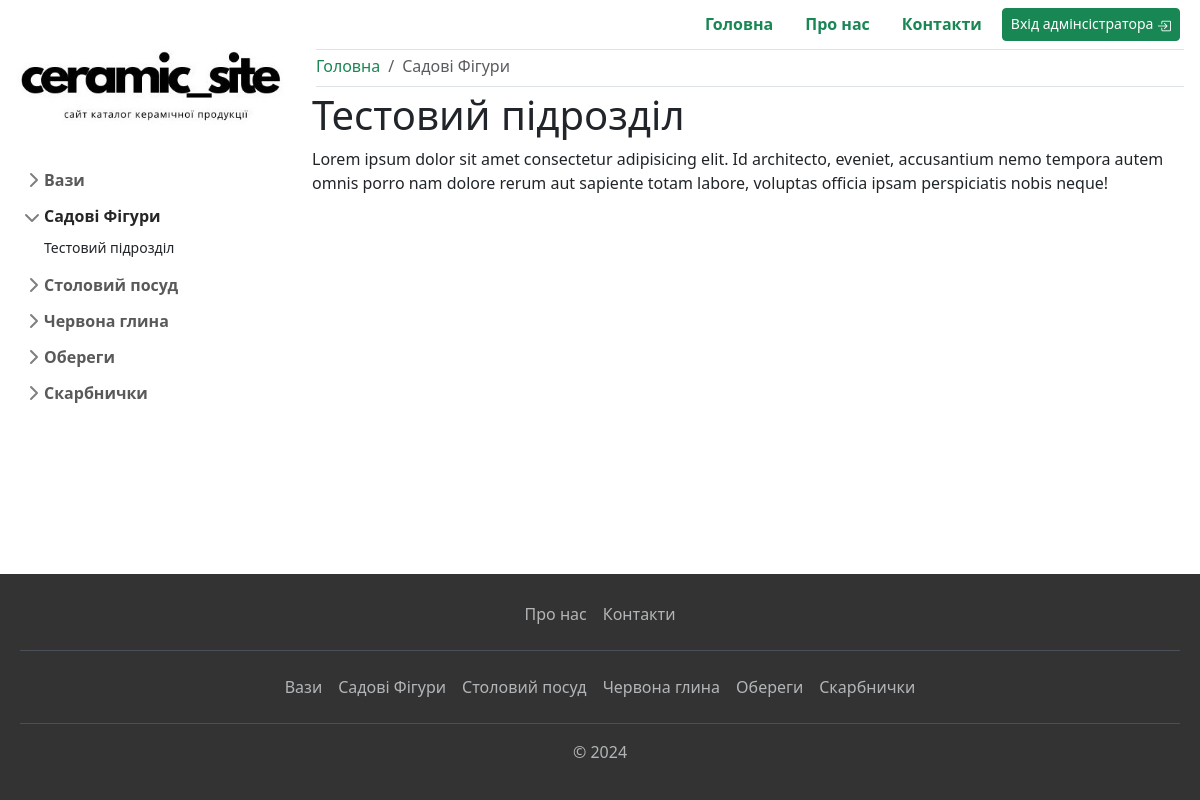
/category/sadovi-figuri, run on an earlier commit of the app's database.
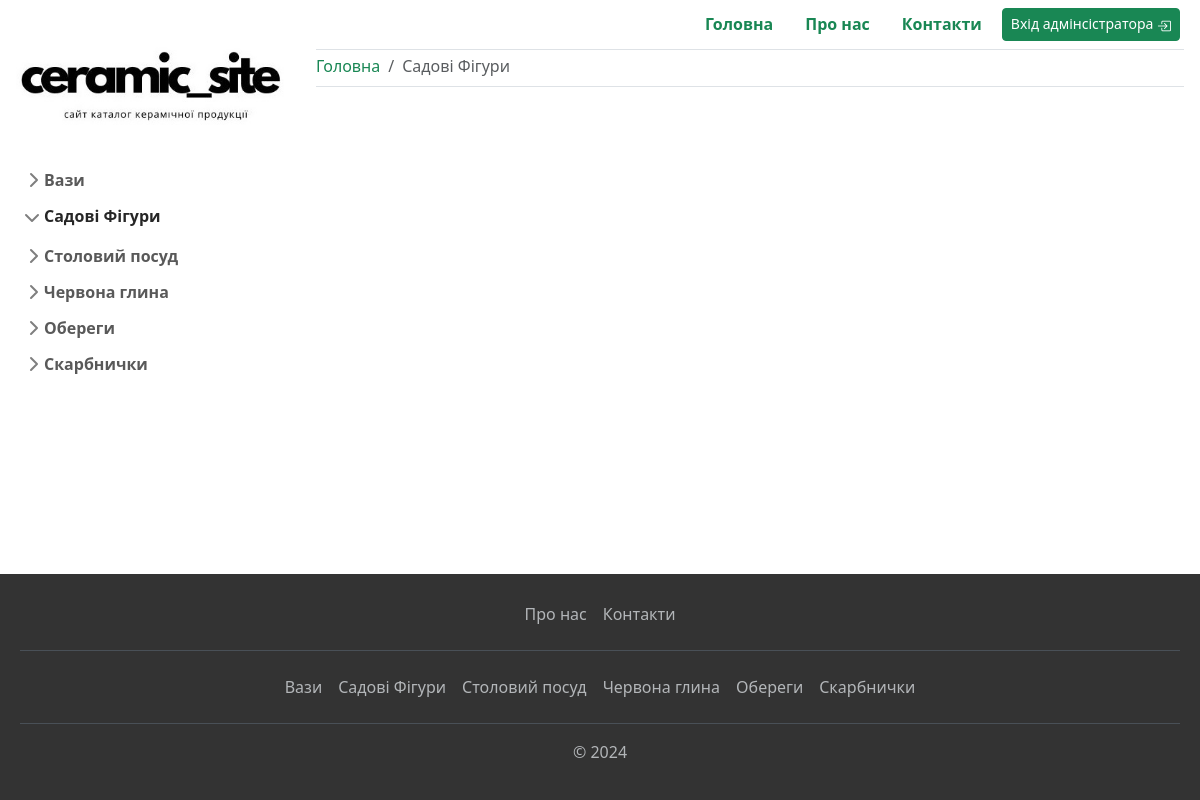
And on a later commit of the database.
### product/models.py (models this page shows, shortened)
class Category(models.Model):
    name = models.CharField('Назва категорії', max_length=200, null=True, blank=True)
    description = models.TextField('Опис', null=True, blank=True)
    description_seo = models.CharField(max_length=255, verbose_name='Опис для SEO', blank=True)
    keywords_seo = models.CharField(max_length=255, verbose_name='Ключові слова для SEO', blank=True)
    pub_date = models.DateTimeField('Дата публікації', auto_now_add=True)
    slug = models.SlugField('Назва для ЧПУ', unique=True, null=True, blank=True)
    image = models.ImageField('Зображення для розділу ', null=True, blank=True, default='default.jpg')
    class Meta:
        verbose_name = "Категорія"
        verbose_name_plural = "Категорії"

class SubCategory(models.Model):
    name = models.CharField('Назва підкатегоії', max_length=200, null=True, blank=True)
    description = models.TextField('Опис', null=True, blank=True)
    pub_date = models.DateTimeField('Дата публікації', auto_now_add=True)
    slug = models.SlugField('Назва для ЧПУ', unique=True, null=True, blank=True)
    category = models.ForeignKey('Category', on_delete=models.CASCADE, null=True, blank=True)
    class Meta:
        verbose_name = "Підкатегорія"
        verbose_name_plural = "Підкатегорії"

class Page(models.Model):
    title = models.CharField('Загловок сторінки', max_length=100, null=True, blank=True)
    slug = models.SlugField('Назва для ЧПУ', unique=True, null=True, blank=True)
    description_seo = models.CharField(max_length=255, verbose_name='Опис для SEO', blank=True)
    keywords_seo = models.CharField(max_length=255, verbose_name='Ключові слова для SEO', blank=True)
    content = models.TextField('Оcновна інформація', null=True, blank=True)
    pub_date = models.DateTimeField('Дата публікації', auto_now_add=True)
    class Meta:
        verbose_name = "Сторінка"
        verbose_name_plural = "Сторінки"

### product/views.py (the view)
# urls.py: path('category/<slug:slug>', views.category, name='category'),
def category(request, slug):
    category = Category.objects.get(slug=slug) # Отримання категорії за його унікальним ідентифікатором (primary key).
    sub_category = SubCategory.objects.filter(category=category)
    product = Product.objects.all()
    product_count = product.count()  # Кількість всіх об'єктів
    if product.exists():
        if product_count > 9:
            paginator = Paginator(product, 9)
            page_number = request.GET.get('page')
            try:
                page_obj = paginator.page(page_number)
            except PageNotAnInteger:
                page_obj = paginator.page(1)
            except EmptyPage:
                page_obj = paginator.page(paginator.num_pages)
            context = {
                "product": product,
                "category": category,
                "sub_category": sub_category,
                "page_obj": page_obj,
            }
        else:
            context = {
                "product": product,
                "category": category,
                "sub_category": sub_category,
            }
    else:
        context = {
            "product": None,
            "category": category,
            "sub_category": sub_category,
        }
    return render(request, 'product/category.html', context)

### utils/context_processors.py (called while the page is built)
def navigations(request):
    category = Category.objects.all()
    sub_category = SubCategory.objects.all()
    context = {
        "cat_nav": category,
        "sub_cat_nav": sub_category,
    }
    return (context)

def pages(request):
    top_nav = Page.objects.all()
    context = {
        "top_nav": top_nav,
    }
    return (context)

### product/templates/product/category.html (shortened to what this page needs)
{% extends 'main.html' %}
{% block content %}
<div>
    <nav aria-label="breadcrumb">
        <ol class="breadcrumb border-bottom pb-2 m-1">
            <li class="breadcrumb-item"><a class="link-underline link-underline-opacity-0 text-success" href="/">Головна</a></li>
            <li class="breadcrumb-item active" aria-current="page">{{category.name}}</li>
        </ol>
    </nav>
</div>
{% for category in sub_category %}
<section class="row row-cols-1 row-cols-md-3 g-4 mb-5">
    <div class="col-md-12" id="{{category.slug}}">
        <div class="row">
            <div class="col-md-10">
                <h1>{{category.name}}</h1>
            </div>
        </div>
        <p>{{category.description}}</p>
    </div>
    </section>
{% endfor %}
{% endblock content %}

### templates/nav.html
{% load static %}
  <aside class="col-md-3" id="navbar-example2">
    <div class="row sticky-top overflow-auto">
      <div class="flex-shrink-0 p-3 bg-secondary-emphasis">
        <a href="/" class="d-flex align-items-ce nter pb-3 mb-3 link-dark text-decoration-none">
          <img class="img-fluid" src="{% static 'images/logo.jpg' %}" alt="logo">
        </a>
          <ul class="list-unstyled ps-0">
            {% for nav in cat_nav %}
            <li class="mb-1">
              {% if category.name == nav.name%}
              <button class="btn btn-toggle align-items-center rounded collapsed" data-bs-toggle="collapse"
                data-bs-target="#{{nav.slug}}-collapse" aria-expanded="true">
                {{nav.name}}
              </button>
              <div class="collapse show" id="{{nav.slug}}-collapse">
              {% else %}
              <button class="btn btn-toggle align-items-center rounded collapsed" data-bs-toggle="collapse"
                data-bs-target="#{{nav.slug}}-collapse" aria-expanded="false">
                {{nav.name}}
              </button>
              <div class="collapse" id="{{nav.slug}}-collapse">
              {% endif %}
                <ul class="btn-toggle-nav list-unstyled fw-normal pb-1 small">
                  {% for sub in sub_cat_nav %}
                  {% if sub.category.name == nav.name %}
                  <li><a href="{% url 'category' nav.slug %}#{{sub.slug}}" class="link-dark rounded">{{sub.name}}</a></li>
                  {% endif %}
                  {% endfor %}
                </ul>
              </div>
            </li>
            {% endfor %}
          </ul>
      </div>
    </div>
  </aside>

### templates/header.html (shortened to what this page needs)
{% load static %}
<header>
  <ul class="nav justify-content-end border-bottom m-1 pb-1">
    <li class="nav-item">
      <a class="nav-link fw-bolder link-underline-opacity-0 text-success" aria-current="page" href="/">Головна</a>
    </li>
    {% for nav in top_nav %}
    <li class="nav-item">
      <a class="nav-link fw-bolder link-underline-opacity-0 text-success" aria-current="page" href="{% url 'page' nav.slug %}">{{nav.title}}</a>
    </li>
    {% endfor %}
    <li class="nav-item">
      {% if request.user.is_authenticated %}
      <button
        class="btn btn-sm btn-success m-1 pb-1 dropdown-toggle"
        type="button"
        data-bs-toggle="dropdown"
        aria-expanded="false"
      >
        Адміністратор <i class="bi bi-person-check-fill"></i>
      </button>
      <ul class="dropdown-menu">
        <li>
          <a class="dropdown-item" href="{% url 'add-category' %}"
            ><i class="bi bi-plus-square-fill"></i> Додати розділ</a
          >
        </li>
        <li>
          <a class="dropdown-item" href="{% url 'add-subcategory' %}"
            ><i class="bi bi-plus-square-fill"></i> Додати підрозділ</a
          >
        </li>
        <li>
          <a class="dropdown-item" href="{% url 'add-product' %}"
            ><i class="bi bi-plus-square-fill"></i> Додати виріб</a
          >
        </li>
        <li><hr class="dropdown-divider"></li>
        <li>
          <a class="dropdown-item" href="{% url 'update-pages' slug='about-us' %}"
            ><i class="bi bi-pencil-square"></i> Редагувати "Про нас"</a
          >
        </li>
        <li>
          <a class="dropdown-item" href="{% url 'update-pages' slug='contacts' %}"
            ><i class="bi bi-pencil-square"></i> Редагувати "Контакти"</a
          >
        </li>
        <li><hr class="dropdown-divider"></li>
        <li>
          <a class="dropdown-item" href="{% url 'export_data' %}"
            ><i class="bi bi-arrow-bar-up"></i> Експорт</a
          >
        </li>
        <li>
          <a class="dropdown-item" href="{% url 'import_data' %}"
            ><i class="bi bi-arrow-bar-down"></i> Імпорт</a
          >
        </li>
        <li><hr class="dropdown-divider"></li>
        <li>
          <a class="dropdown-item" href="{% url 'logout' %}"
            ><i class="bi bi-box-arrow-left"></i> Вийти</a
          >
        </li>
      </ul>
      {% else %}
      <button type="button" class="btn btn-sm btn-success m-1 pb-1" data-bs-toggle="modal" data-bs-target="#staticBackdrop">
        Вхід адмінсістратора <i class="bi bi-box-arrow-in-right"></i>
      </button>
      {% endif %}
    </li>
  </ul>
</header>

### templates/footer.html (shortened to what this page needs)
<footer class="mt-auto" data-bs-theme="dark">
    <ul class="nav justify-content-center border-bottom pb-3 mb-3">
      {% for nav in top_nav %}
      <li class="nav-item"><a href="{% url 'page' nav.slug %}" class="nav-link px-2 text-body-secondary">{{nav.title}}</a></li>
      {% endfor %}
    </ul>
    <ul class="nav justify-content-center border-bottom pb-3 mb-3">
      {% for nav in cat_nav %}
      <li class="nav-item"><a href="{% url 'category' nav.slug %}" class="nav-link px-2 text-body-secondary">{{nav.name}}</a></li>
      {% endfor %}
    </ul>
    <p class="text-center text-body-secondary">&copy; 2024</p>
  </footer>
</div>

What changed in the data, as far as the page shows it:
removed SubCategory: name "Тестовий підрозділ", description "Lorem ipsum dolor sit amet consectetur adipisicing elit. Id architecto, eveniet, accusantium nemo tempora autem omnis porro nam dolore rerum aut sapiente totam labore, voluptas officia ipsam perspiciatis nobis neque!"
